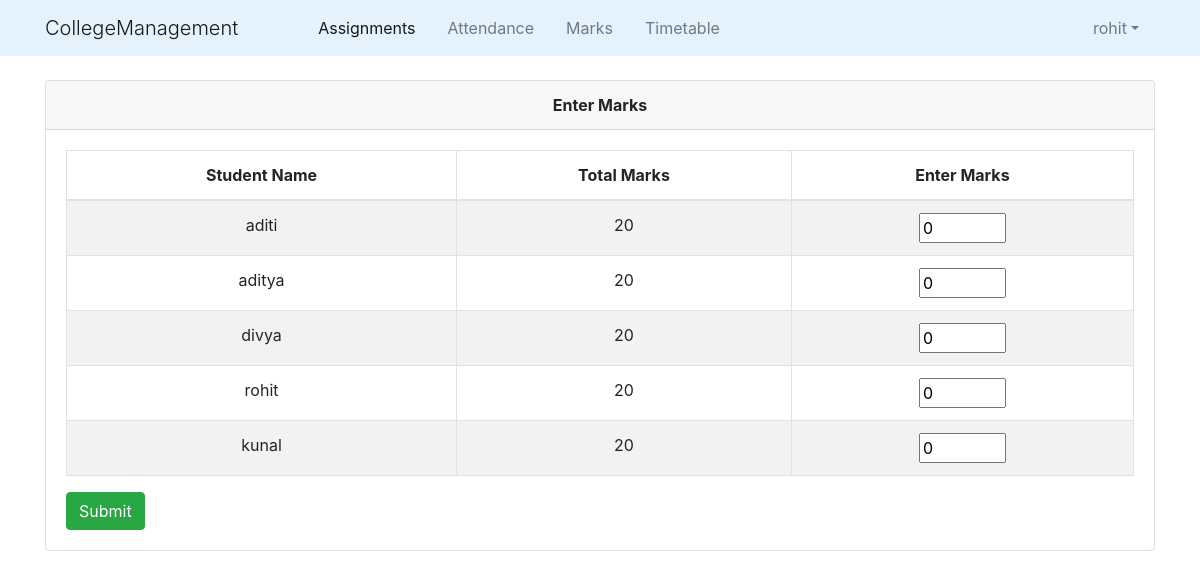
Page /staff/EditMarks/10/ (signed in) on the earlier database version.
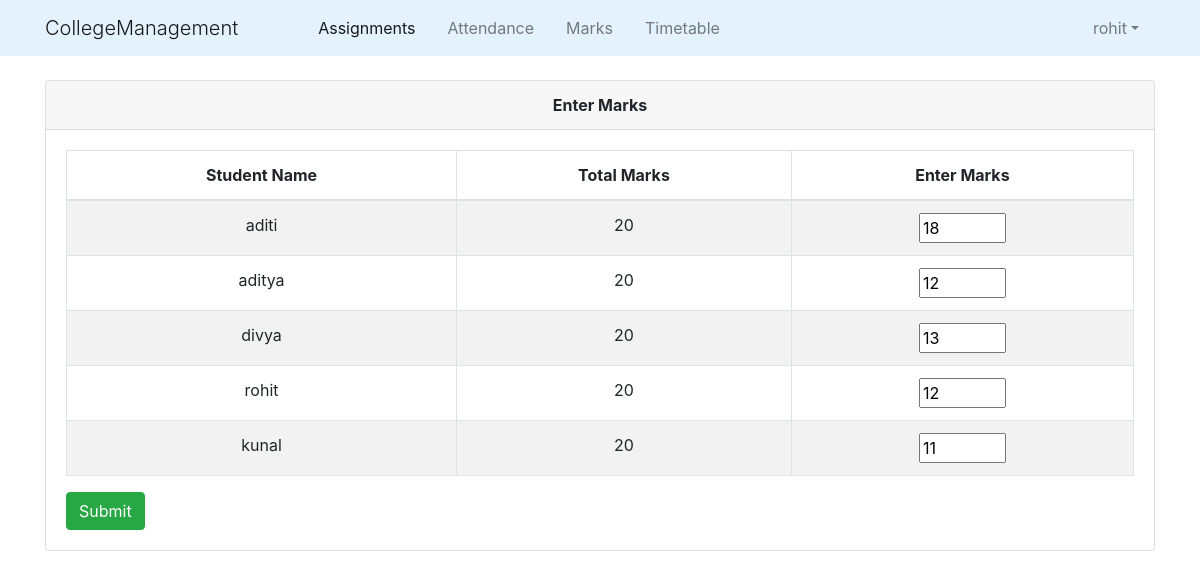
Same page on the later database version.
### college_info/models.py (models this page shows, shortened)
class Marks(models.Model):
    student_course=models.ForeignKey(StudentCourse,on_delete=models.CASCADE)
    name = models.CharField(max_length=50,choices=test_name)
    marks = models.IntegerField(default=0,validators=[MinValueValidator(0),MaxValueValidator(100)])
    class Meta:
        unique_together=(('student_course','name'),)
    def total_marks(self):
        if self.name=='Insem':
            return 30
        return 20

class StudentCourse(models.Model):
    student = models.ForeignKey(Student,on_delete=models.CASCADE)
    course = models.ForeignKey(Course,on_delete=models.CASCADE)
    class Meta:
        unique_together=(('student','course'),)

class Student(models.Model):
    user = models.OneToOneField(User,on_delete=models.CASCADE)
    roll_no = models.CharField(primary_key=True,max_length=50)
    batch_id =models.ForeignKey(Batch,on_delete=models.CASCADE)
    name = models.CharField(max_length=50)
    DOB =models.DateField()

### college_info/views.py (the view)
# urls.py: path('staff/EditMarks/<slug:markclass_id>/',views.staff_edit_marks,name='edit_marks'),
@login_required()
def staff_edit_marks(request,markclass_id):
    markclass = MarksClass.objects.get(id=markclass_id)
    course = markclass.teach.course
    student_list = markclass.teach.batch.student_set.all()
    marks_list=[]
    for student in student_list:
        sc = StudentCourse.objects.get(student=student,course=course)
        marks = sc.marks_set.get(name = markclass.name)
        marks_list.append(marks)
    return render(request,'college_info/staff_edit_marks.html',{'markclass':markclass,'markslist':marks_list})

### college_info/models.py (called while the page is built)
    @property
    def is_student(self):
        if hasattr(self,'student'):
            return True
        else:
            return False

    def total_marks(self):
        if self.name=='Insem':
            return 30
        return 20

### college_info/templates/college_info/staff_edit_marks.html (shortened to what this page needs)
{% extends "college_info/base.html" %}
{% block content %}
    <div class="container">
            <div class="card">
                <div class="card-header text-center">
                    <b>Enter Marks</b>
                </div>
                <div class="card-body">
                    <form action="{% url 'marks_confirm' markclass.id %}" method="post">
                        <div class="table-responsive">
                            <table class="table table-bordered table-striped text-center">
                                <thead>
                                     <tr>
                                        <th>Student Name</th>
                                        <th>Total Marks</th>
                                         <th>Enter Marks</th>
                                    </tr>
                                </thead>
                                <tbody>
                                    {% for mark in markslist %}
                                        <tr>
                                            <td>{{ mark.student_course.student.name }}</td>
                                            <td>{{ mark.total_marks }}</td>
                                            <td>
                                                <input type="number" name="{{ mark.student_course.student.roll_no }}" min="0" max="{{ markclass.total_marks }}" value="{{mark.marks}}">
                                            </td>
                                        </tr>
                                    {% endfor %}
                                </tbody>
                            </table>
                        </div>
                        <input class="btn btn-success" type="submit" value="Submit">
                    </form>
                </div>
            </div>
    </div>
{% endblock content %}

Differences in the rows shown:
changed Marks "aditi": marks "0" → "18"
changed Marks "aditya": marks "0" → "12"
changed Marks "divya": marks "0" → "13"
changed Marks "rohit": marks "0" → "12"
changed Marks "kunal": marks "0" → "11"
